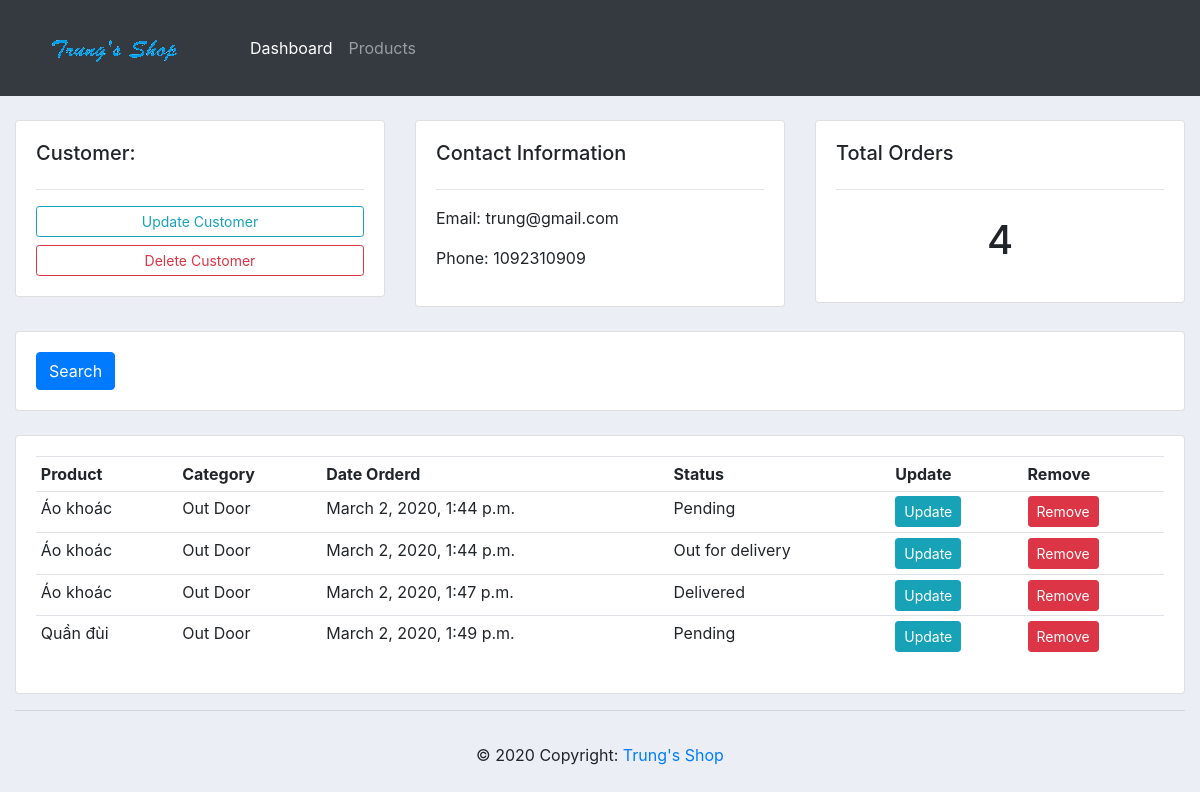
/customer/1, run on an earlier commit of the app's database.
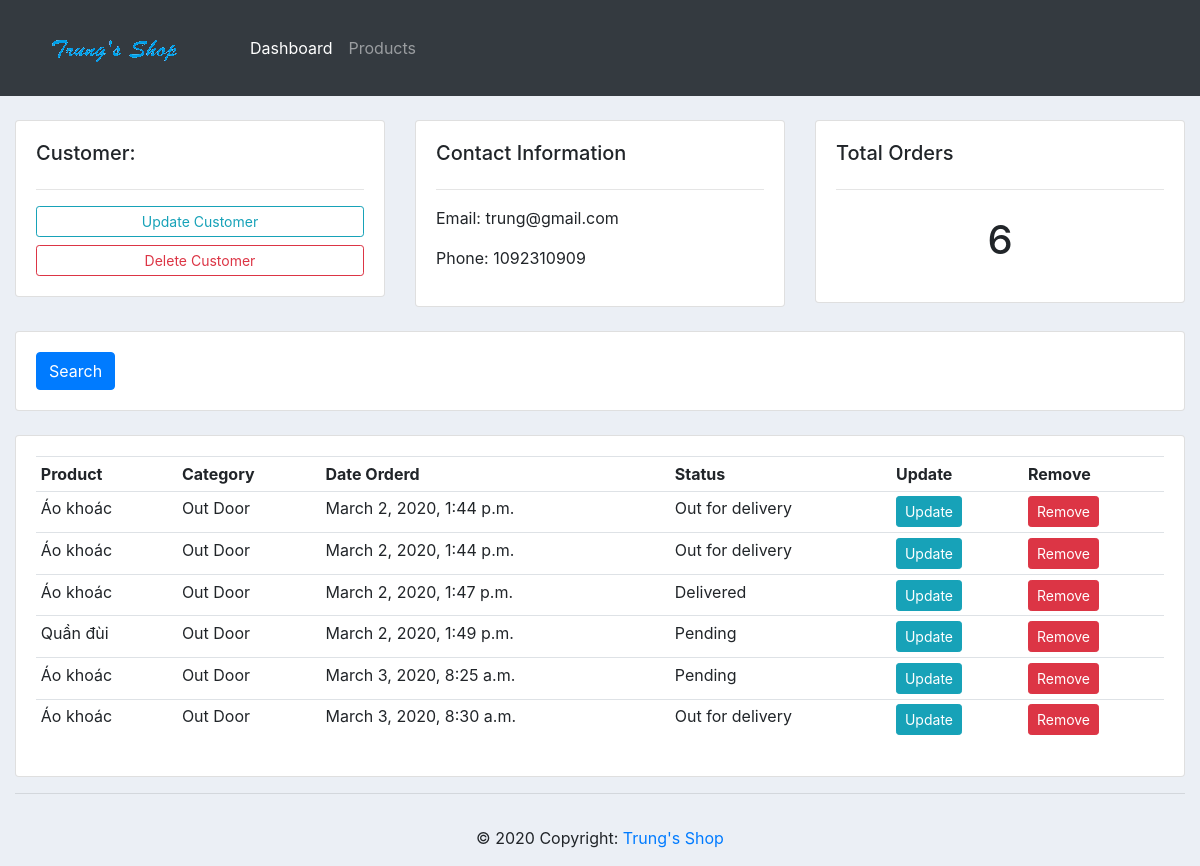
And on a later commit of the database.
### accounts/models.py (models this page shows, shortened)
class Customer(models.Model):
    name = models.CharField(max_length=200, null=True)
    phone = models.CharField(max_length=200, null=True)
    email = models.CharField(max_length=200, null=True)
    date_created = models.DateTimeField(auto_now_add=True, null=True)

class Order(models.Model):
    STATUS = (
			('Pending', 'Pending'),
			('Out for delivery', 'Out for delivery'),
			('Delivered', 'Delivered'),
			)
    customer = models.ForeignKey(Customer, null=True, on_delete=models.SET_NULL)
    product = models.ForeignKey(Product, null=True, on_delete=models.SET_NULL)
    date_created = models.DateTimeField(auto_now_add=True, null=True)
    status = models.CharField(max_length=200, null=True, choices=STATUS)

class Product(models.Model):
    CATEGORY = (
			('Indoor', 'Indoor'),
			('Out Door', 'Out Door'),
			)
    name = models.CharField(max_length=200, null=True)
    price = models.FloatField(null=True)
    category = models.CharField(max_length=200, null=True, choices=CATEGORY)
    description = models.CharField(max_length=200, null=True)
    date_created = models.DateTimeField(auto_now_add=True, null=True)
    tag = models.ManyToManyField(Tag)
    def __str__(self):
        return self.name

### accounts/views.py (the view)
# urls.py: path('customer/<str:pk>', views.customer, name='customer'),
def customer(request, pk):
    customer = Customer.objects.get(id=pk)
    orders = customer.order_set.all()
    total_orders = orders.count()
    context = {'customer': customer, 'orders': orders, 'total_orders': total_orders}
    return render(request, 'accounts/customer.html', context)

### accounts/templates/accounts/customer.html
{% extends "accounts/main.html" %}
{% block content %}
<br>
<div class="row">
	<div class="col-md">
		<div class="card card-body">
			<h5>Customer:</h5>
			<hr>
			<a class="btn btn-outline-info  btn-sm btn-block" href="">Update Customer</a>
			<a class="btn btn-outline-danger  btn-sm btn-block" href="">Delete Customer</a>
		</div>
	</div>
	<div class="col-md">
		<div class="card card-body">
			<h5>Contact Information</h5>
			<hr>
			<p>Email: {{customer.email}}</p>
			<p>Phone: {{customer.phone}}</p>
		</div>
	</div>
	<div class="col-md">
		<div class="card card-body">
			<h5>Total Orders</h5>
			<hr>
			<h1 style="text-align: center;padding: 10px">{{ total_orders }}</h1>
		</div>
	</div>
</div>
<br>
<div class="row">
	<div class="col">
		<div class="card card-body">
			<form method="get">
		    <button class="btn btn-primary" type="submit">Search</button>
		  </form>
		</div>
	</div>
</div>
<br>
<div class="row">
	<div class="col-md">
		<div class="card card-body">
			<table class="table table-sm">
				<tr>
					<th>Product</th>
					<th>Category</th>
					<th>Date Orderd</th>
					<th>Status</th>
					<th>Update</th>
					<th>Remove</th>
				</tr>
				{% for order in orders %}
				<tr>
					<td>{{ order.product }}</td>
					<td>{{ order.product.category }}</td>
					<td>{{ order.date_created }}</td>
					<td>{{ order.status }}</td>
					<td><a class="btn btn-sm btn-info" href="">Update</a></td>
					<td><a class="btn btn-sm btn-danger" href="">Remove</a></td>
				</tr>
				{% endfor %}
			</table>
		</div>
	</div>
</div>
{% endblock content %}

### accounts/templates/accounts/main.html (shortened to what this page needs)
{% load static %}
<!DOCTYPE html>
<html lang="en">
<head>
    <link rel="stylesheet" href="https://stackpath.bootstrapcdn.com/bootstrap/4.3.1/css/bootstrap.min.css">
    <link rel="stylesheet" type="text/css" href="{% static '/css/main.css' %}">
</head>
<body>
    {% include "accounts/navbar.html" %}
    <div class="container-fluid">
    {% block content %}
    {% endblock content %}
    <hr>
    </div>
    {% include "accounts/footer.html" %}
</body>
</html>

### accounts/templates/accounts/navbar.html (shortened to what this page needs)
{% load static %}
<nav class="navbar navbar-expand-lg navbar-dark bg-dark">
    <a class="navbar-brand" href="{% url 'home' %}"><img src="{% static '/images/logo.png' %}" alt=""></a>
    <div class="collapse navbar-collapse" id="navbarNav">
      <ul class="navbar-nav">
        <li class="nav-item active">
          <a class="nav-link" href="{% url 'home' %}">Dashboard <span class="sr-only">(current)</span></a>
        </li>
        <li class="nav-item">
          <a class="nav-link" href="{% url 'products' %}">Products</a>
        </li>
      </ul>
    </div>
  </nav>

### accounts/templates/accounts/footer.html
<footer class="page-footer font-small white-text">
    <div class="footer-copyright text-center py-3">© 2020 Copyright:
      <a href="#">Trung's Shop</a>
    </div>
  </footer>

### static/css/main.css (style rules this page uses)
body { background-color: #ebeff5; }

What changed in the data, as far as the page shows it:
changed Order (number 1 of 6 on the later page): status "Pending" → "Out for delivery"
added Order: product "Áo khoác", product.category "Out Door", date_created "March 3, 2020, 8:25 a.m.", status "Pending"
added Order: product "Áo khoác", product.category "Out Door", date_created "March 3, 2020, 8:30 a.m.", status "Out for delivery"
Also different on the page:
{{ total_orders }}: "4" → "6"
